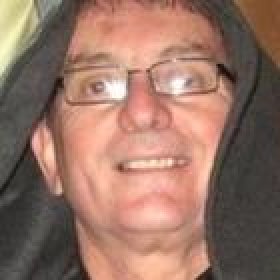
#> input picture your_submission/croptest_face.jpg, 140 x 140 px (shown 2 times larger)
$ python -i face_detector.py   (imports and definitions only)
#> lines starting #> are read from the running program, lines starting #| are printed output that depends on the picture
#> further down, picture is the input picture: shape (140, 140, 3); mean B, G, R 100.5, 114.8, 149.9
"""
얼굴 검출기
"""
import cv2
import numpy as np


class FaceDetector:
    """OpenCV 기반 얼굴 검출"""

    def __init__(self):
        self.face_cascade = None

    def _get_cascade(self):
        if self.face_cascade is None:
            self.face_cascade = cv2.CascadeClassifier(
                cv2.data.haarcascades + 'haarcascade_frontalface_default.xml'
            )
        return self.face_cascade

    def detect_face(self, image, margin=0.2):
        """
        이미지에서 얼굴 검출 및 크롭

        Args:
            image: BGR 이미지
            margin: 얼굴 주변 여백 비율

        Returns:
            크롭된 얼굴 이미지 또는 None
        """
#> called with margin = 0.2
        if image is None or image.size == 0:
            return None

        # 그레이스케일 변환
        gray = cv2.cvtColor(image, cv2.COLOR_BGR2GRAY)
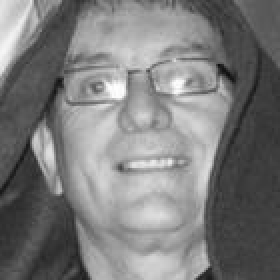
#> gray: shape (140, 140) (shown 2 times larger); min 13, max 254, mean 123.7
        face_cascade = self._get_cascade()
        # 얼굴 검출
        faces = face_cascade.detectMultiScale(
            gray,
            scaleFactor=1.1,
            minNeighbors=5,
            minSize=(30, 30)
        )
#> faces = [[21, 9, 101, 101]]

        if len(faces) == 0:
            return None

        # 가장 큰 얼굴 선택
        largest_face = max(faces, key=lambda f: f[2] * f[3])
#> largest_face = [21, 9, 101, 101]
        x, y, w, h = largest_face
#> x = 21; y = 9; w = 101; h = 101

        # 여백 추가
        margin_w = int(w * margin)
#> margin_w = 20
        margin_h = int(h * margin)
#> margin_h = 20

        x1 = max(0, x - margin_w)
#> x1 = 1
        y1 = max(0, y - margin_h)
#> y1 = 0
        x2 = min(image.shape[1], x + w + margin_w)
#> x2 = 140
        y2 = min(image.shape[0], y + h + margin_h)
#> y2 = 130

        # 얼굴 크롭
        face_crop = image[y1:y2, x1:x2]
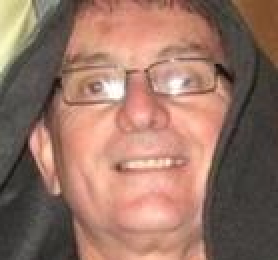
#> face_crop: shape (130, 139, 3) (shown 2 times larger); mean B, G, R 101.1, 115.5, 151.3

        return face_crop if face_crop.size > 0 else None

    def crop_face_with_fallback(self, image, target_size=None):
        """
        얼굴 검출 시도, 실패 시 원본 반환

        Args:
            image: BGR 이미지
            target_size: 리사이즈 목표 크기 (width, height)

        Returns:
            크롭된 얼굴 이미지 또는 원본 이미지 (target_size로 리사이즈됨)
        """
        face = self.detect_face(image)
        result = face if face is not None else image

        # target_size가 지정된 경우 리사이즈
        if target_size is not None and result is not None:
            result = cv2.resize(result, target_size, interpolation=cv2.INTER_LINEAR)

        return result

>>> import cv2
>>> picture = cv2.imread('../your_submission/croptest_face.jpg')
>>> result = FaceDetector().crop_face_with_fallback(picture)

$ run again, on your_submission/real_0.jpg
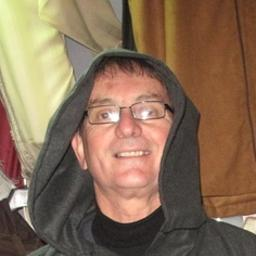
#> input picture your_submission/real_0.jpg, 256 x 256 px
#> picture is the input picture: shape (256, 256, 3); mean B, G, R 86.1, 108.9, 134.9
#> in detect_face, `gray = cv2.cvtColor(image, cv2.COLOR_BGR2GRAY)`:
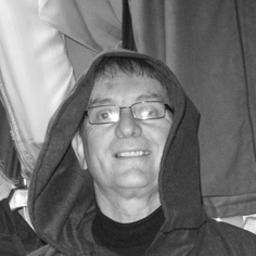
#> gray: shape (256, 256); min 13, max 255, mean 114.1
#> faces = [[73, 73, 110, 110]]
#> largest_face = [73, 73, 110, 110]
#> x = 73; w = 110
#> margin_w = 22
#> x1 = 51
#> x2 = 205
#> in detect_face, `face_crop = image[y1:y2, x1:x2]`:
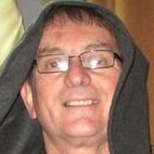
#> face_crop: shape (154, 154, 3); mean B, G, R 95.2, 111.3, 144
